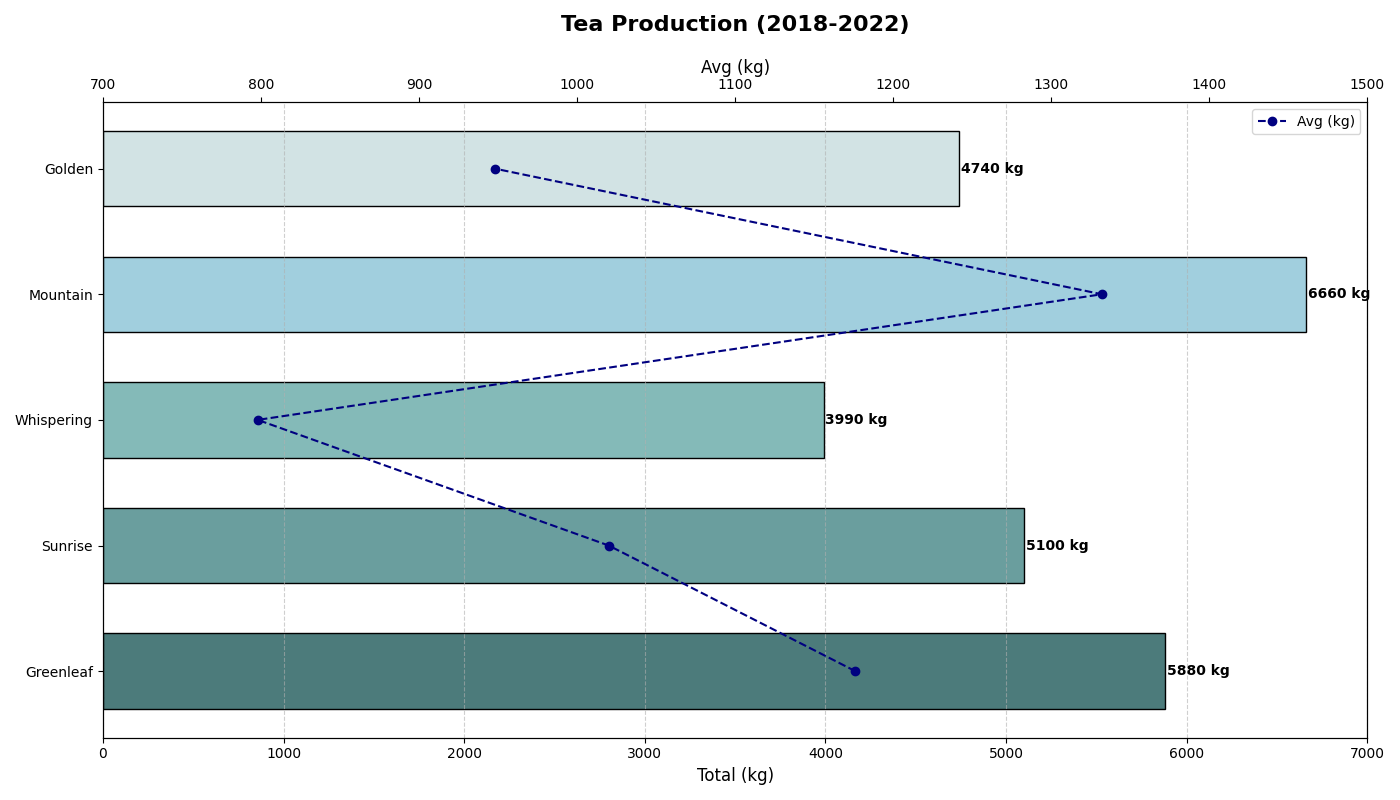

This chart was generated by the following Python code:
import matplotlib.pyplot as plt
import numpy as np

# Tea plantations and their production data
plantations = ['Greenleaf', 'Sunrise', 'Whispering', 'Mountain', 'Golden']
years = ['2018', '2019', '2020', '2021', '2022']

# Production data in kg (rows: plantations, columns: years)
production_data = np.array([
    [1100, 1150, 1200, 1180, 1250], 
    [950, 1020, 980, 1050, 1100],    
    [750, 780, 800, 810, 850],       
    [1300, 1280, 1330, 1350, 1400],  
    [890, 920, 950, 980, 1000]       
])

total_production = np.sum(production_data, axis=1)
average_production = np.mean(production_data, axis=1)

fig, ax1 = plt.subplots(figsize=(14, 8))

colors = ['#4c7b7b', '#6a9e9e', '#84bab8', '#a1cfde', '#d2e3e4']
bars = ax1.barh(plantations, total_production, color=colors, edgecolor='black', height=0.6)

for bar in bars:
    width = bar.get_width()
    ax1.text(width + 10, bar.get_y() + bar.get_height()/2, f'{width} kg', va='center', fontsize=10, fontweight='bold')

ax1.set_title("Tea Production (2018-2022)", fontsize=16, fontweight='bold', pad=20)
ax1.set_xlabel("Total (kg)", fontsize=12)
ax1.xaxis.grid(True, linestyle='--', alpha=0.6)
ax1.set_xlim(0, 7000)

ax2 = ax1.twiny()
ax2.plot(average_production, plantations, color='navy', marker='o', linestyle='--', label='Avg (kg)')
ax2.set_xlabel('Avg (kg)', fontsize=12)
ax2.set_xlim(700, 1500)

ax2.legend(loc='upper right', fontsize=10)
plt.tight_layout()
plt.show()
